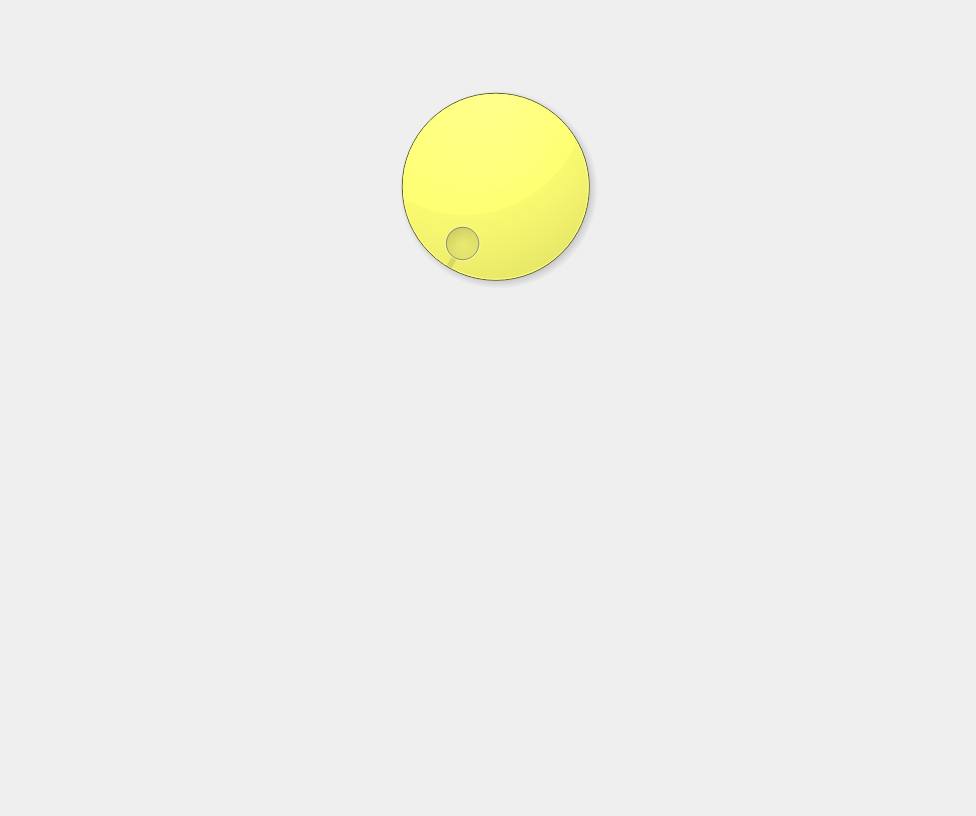
<?xml version="1.0" encoding="UTF-8"?>
<ui version="4.0">
 <class>Form</class>
 <widget class="QWidget" name="Form">
  <property name="geometry">
   <rect>
    <x>0</x>
    <y>0</y>
    <width>976</width>
    <height>816</height>
   </rect>
  </property>
  <property name="windowTitle">
   <string>Form</string>
  </property>
  <widget class="QWidget" name="verticalLayoutWidget">
   <property name="geometry">
    <rect>
     <x>80</x>
     <y>70</y>
     <width>831</width>
     <height>471</height>
    </rect>
   </property>
   <layout class="QVBoxLayout" name="verticalLayout">
    <item>
     <widget class="QDial" name="dial">
      <property name="styleSheet">
       <string notr="true">QDial {
	background-color: yellow;
}</string>
      </property>
     </widget>
    </item>
    <item>
     <widget class="QLabel" name="label">
      <property name="styleSheet">
       <string notr="true">font: 75 14pt &quot;MS Shell Dlg 2&quot;;</string>
      </property>
      <property name="text">
       <string/>
      </property>
     </widget>
    </item>
   </layout>
  </widget>
 </widget>
 <resources/>
 <connections/>
</ui>
